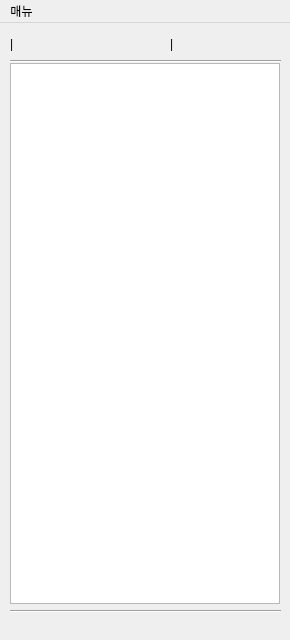
<?xml version="1.0" encoding="UTF-8"?>
<ui version="4.0">
 <class>MainWindow</class>
 <widget class="QMainWindow" name="MainWindow">
  <property name="enabled">
   <bool>true</bool>
  </property>
  <property name="geometry">
   <rect>
    <x>0</x>
    <y>0</y>
    <width>290</width>
    <height>640</height>
   </rect>
  </property>
  <property name="sizePolicy">
   <sizepolicy hsizetype="Fixed" vsizetype="Fixed">
    <horstretch>0</horstretch>
    <verstretch>0</verstretch>
   </sizepolicy>
  </property>
  <property name="windowTitle">
   <string>NandemoTask</string>
  </property>
  <widget class="QWidget" name="centralwidget">
   <property name="sizePolicy">
    <sizepolicy hsizetype="Fixed" vsizetype="Fixed">
     <horstretch>0</horstretch>
     <verstretch>0</verstretch>
    </sizepolicy>
   </property>
   <widget class="QListWidget" name="Task_ListWidget">
    <property name="geometry">
     <rect>
      <x>10</x>
      <y>40</y>
      <width>270</width>
      <height>541</height>
     </rect>
    </property>
    <property name="sizePolicy">
     <sizepolicy hsizetype="Fixed" vsizetype="Fixed">
      <horstretch>0</horstretch>
      <verstretch>0</verstretch>
     </sizepolicy>
    </property>
    <property name="contextMenuPolicy">
     <enum>Qt::ContextMenuPolicy::CustomContextMenu</enum>
    </property>
   </widget>
   <widget class="Line" name="line">
    <property name="geometry">
     <rect>
      <x>10</x>
      <y>30</y>
      <width>271</width>
      <height>16</height>
     </rect>
    </property>
    <property name="orientation">
     <enum>Qt::Orientation::Horizontal</enum>
    </property>
   </widget>
   <widget class="Line" name="line_2">
    <property name="geometry">
     <rect>
      <x>10</x>
      <y>580</y>
      <width>271</width>
      <height>16</height>
     </rect>
    </property>
    <property name="orientation">
     <enum>Qt::Orientation::Horizontal</enum>
    </property>
   </widget>
   <widget class="QLabel" name="Department_label">
    <property name="geometry">
     <rect>
      <x>170</x>
      <y>10</y>
      <width>111</width>
      <height>21</height>
     </rect>
    </property>
    <property name="text">
     <string>|</string>
    </property>
   </widget>
   <widget class="QLabel" name="Niknam_label">
    <property name="geometry">
     <rect>
      <x>10</x>
      <y>10</y>
      <width>151</width>
      <height>21</height>
     </rect>
    </property>
    <property name="text">
     <string>|</string>
    </property>
   </widget>
  </widget>
  <widget class="QMenuBar" name="menubar">
   <property name="geometry">
    <rect>
     <x>0</x>
     <y>0</y>
     <width>290</width>
     <height>33</height>
    </rect>
   </property>
   <widget class="QMenu" name="menu">
    <property name="title">
     <string>매뉴</string>
    </property>
    <addaction name="actionAdd_New_Task"/>
    <addaction name="actionStop_All"/>
    <addaction name="actionExtension"/>
    <addaction name="actionAccount"/>
    <addaction name="actionSetting"/>
    <addaction name="actionRefresh"/>
   </widget>
   <addaction name="menu"/>
  </widget>
  <action name="actionAdd_New_Task">
   <property name="icon">
    <iconset theme="QIcon::ThemeIcon::ListAdd"/>
   </property>
   <property name="text">
    <string>Add New Task</string>
   </property>
  </action>
  <action name="actionStop_All">
   <property name="icon">
    <iconset theme="QIcon::ThemeIcon::MediaPlaybackStop"/>
   </property>
   <property name="text">
    <string>Stop All</string>
   </property>
  </action>
  <action name="actionAccount">
   <property name="icon">
    <iconset theme="QIcon::ThemeIcon::CameraWeb"/>
   </property>
   <property name="text">
    <string>Account</string>
   </property>
  </action>
  <action name="actionExtension">
   <property name="icon">
    <iconset theme="QIcon::ThemeIcon::MediaFlash"/>
   </property>
   <property name="text">
    <string>Extension</string>
   </property>
  </action>
  <action name="actionSetting">
   <property name="icon">
    <iconset theme="QIcon::ThemeIcon::DocumentProperties"/>
   </property>
   <property name="text">
    <string>Setting</string>
   </property>
  </action>
  <action name="actionRefresh">
   <property name="icon">
    <iconset theme="QIcon::ThemeIcon::SystemReboot"/>
   </property>
   <property name="text">
    <string>Refresh</string>
   </property>
  </action>
 </widget>
 <resources/>
 <connections/>
</ui>
